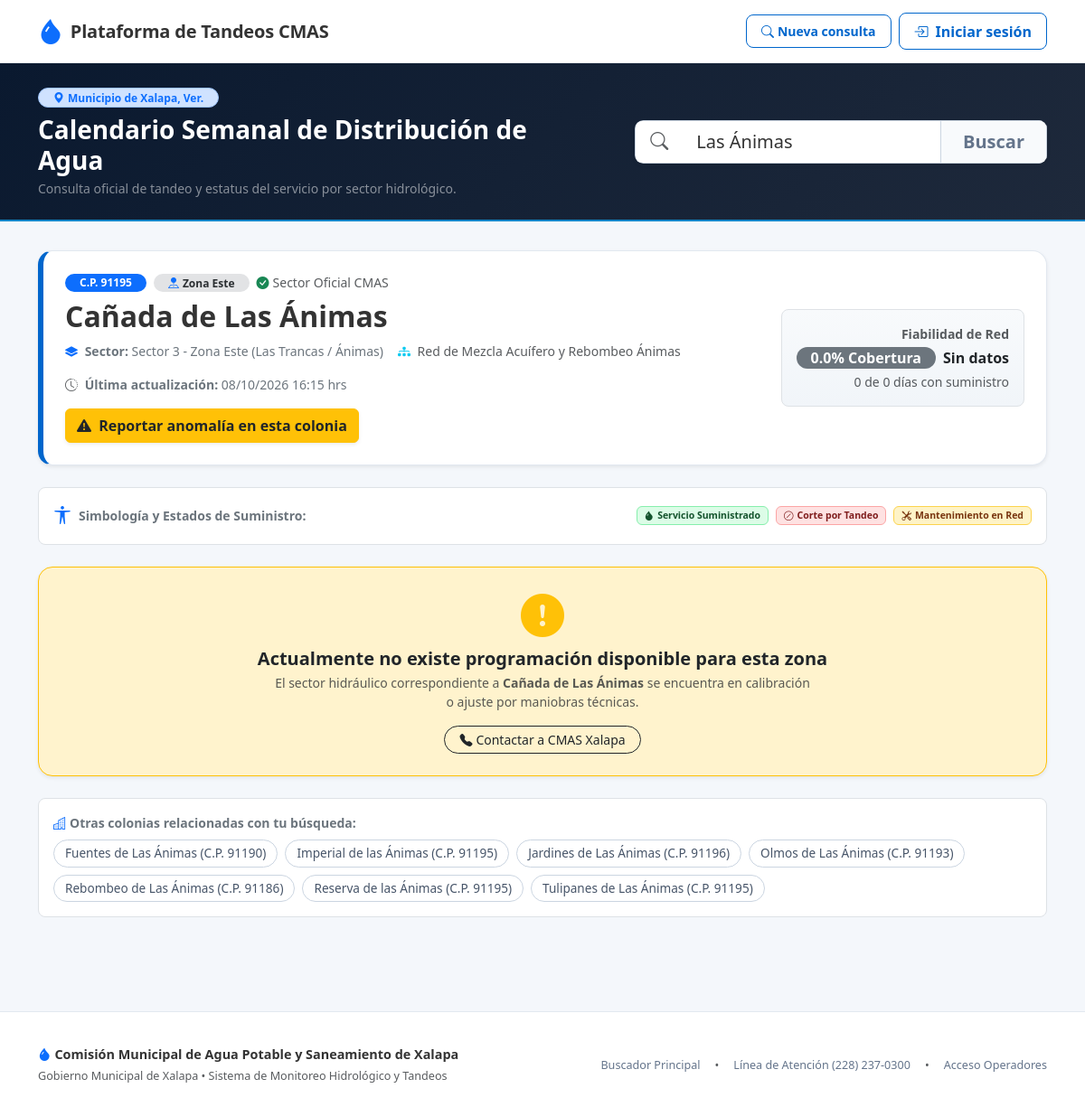
The app's page /consulta?q=Las+Ánimas with its own data.
### tables this page shows
CREATE TABLE colonias (
    id_colonia INTEGER PRIMARY KEY AUTOINCREMENT,
    nombre TEXT NOT NULL,
    codigo_postal TEXT NOT NULL,
    id_sector INTEGER,
    zona TEXT,
    FOREIGN KEY (id_sector) REFERENCES sectores(id_sector) ON UPDATE CASCADE ON DELETE RESTRICT
);

CREATE TABLE sectores (
    id_sector INTEGER PRIMARY KEY AUTOINCREMENT,
    nombre TEXT NOT NULL UNIQUE,
    descripcion TEXT
);

### app/routes/consulta_routes.py (the view, shortened to what this page needs)
@consulta_bp.route("/consulta", methods=["GET"])
def vista_calendario():
    termino = sanitizar_cadena(request.args.get("q", ""))
    sugerencias_default = [
        {"nombre": "Centro", "cp": "91000"},
        {"nombre": "Las Ánimas", "cp": "91190"},
        {"nombre": "Coapexpan", "cp": "91070"},
        {"nombre": "C.P. 91000", "cp": "91000"},
        {"nombre": "C.P. 91070", "cp": "91070"},
    ]
    if len(termino) > 100:
        termino = termino[:100]
    service = _get_service()
    resultado = service.consultar_por_termino(termino)
    return render_template(
        "public/calendario.html",
        resultado=resultado,
        q=termino,
        colonia=resultado.get("colonia"),
        sector=resultado.get("sector"),
        programacion=resultado.get("programacion", []),
        coincidencias=resultado.get("coincidencias", []),
        fiabilidad=resultado.get("fiabilidad"),
        ultima_actualizacion=resultado.get("ultima_actualizacion"),
        sugerencias=sugerencias_default,
    ), 200

### app/templates/public/calendario.html (shortened to what this page needs)
{% extends "base.html" %}
{% block navbar_extra %}
<a href="/" class="btn btn-sm btn-outline-cmas d-inline-flex align-items-center gap-1">
  <i class="bi bi-search" aria-hidden="true"></i>
  <span>Nueva consulta</span>
</a>
{% endblock %}
{% block content %}
<section class="cmas-search-hero-dark py-4 text-white">
  <div class="container">
    <div class="row align-items-center justify-content-between g-3">
      <div class="col-lg-6">
        <span class="badge bg-primary-subtle text-primary border border-primary-subtle rounded-pill px-3 py-1 small fw-semibold mb-2">
          <i class="bi bi-geo-alt-fill me-1"></i>Municipio de Xalapa, Ver.
        </span>
        <h1 class="h3 fw-bold mb-1 text-white">
          Calendario Semanal de Distribución de Agua
        </h1>
        <p class="text-white-50 small mb-0">
          Consulta oficial de tandeo y estatus del servicio por sector hidrológico.
        </p>
      </div>
      <div class="col-lg-5">
        <form action="{{ url_for('consulta.vista_calendario') }}" method="GET" class="search-form-consulta" role="search" id="formBuscarCalendario">
          <div class="input-group input-group-lg shadow-sm">
            <span class="input-group-text bg-white border-end-0 text-muted ps-3">
              <i class="bi bi-search" aria-hidden="true"></i>
            </span>
            <input
              type="search"
              name="q"
              id="inputBuscarCalendario"
              class="form-control border-start-0 border-end-0"
              placeholder="Colonia o Código Postal (5 dígitos)..."
              value="{{ q }}"
              required
              minlength="2"
              autocomplete="off"
              aria-label="Buscar colonia o código postal">
            <button class="btn btn-cmas-primary px-4 fw-semibold" type="submit" id="btnBuscarCalendario">
              Buscar
            </button>
          </div>
        </form>
      </div>
    </div>
  </div>
</section>
<div class="container py-4 my-2">
  {% if resultado and not resultado.encontrado %}
    <div class="cmas-empty-state-card mx-auto text-center p-4 p-md-5 my-3 shadow-sm">
      <div class="empty-icon-wrapper mb-3 text-warning">
        <i class="bi bi-exclamation-triangle-fill display-4" aria-hidden="true"></i>
      </div>
      <h2 class="h4 fw-bold text-cmas-dark mb-2">
        {% if not resultado.success %}
          Parámetro de búsqueda no válido
        {% else %}
          No encontramos esa colonia
        {% endif %}
      </h2>
      <p class="text-muted max-w-500 mx-auto mb-4">
        {{ resultado.mensaje }}
      </p>
      <div class="bg-light border rounded-3 p-3 text-start max-w-600 mx-auto mb-4">
        <div class="fw-bold text-dark mb-2 small d-flex align-items-center gap-1">
          <i class="bi bi-lightbulb-fill text-warning"></i>
          <span>Recomendaciones para una búsqueda exitosa:</span>
        </div>
        <ul class="mb-0 text-secondary small ps-3">
          <li>Si buscas por <strong>Código Postal</strong>, introduce los 5 dígitos exactos (ej. <strong>91000</strong>, <strong>91070</strong>, <strong>91190</strong>).</li>
          <li>Escribe únicamente el nombre de la colonia, sin prefijos como "Col.", "Fraccionamiento" o "Unidad Habitacional".</li>
          <li>Puedes hacer clic en alguna de las colonias más consultadas a continuación:</li>
        </ul>
      </div>
      <div class="d-flex flex-wrap justify-content-center gap-2 mb-4" aria-label="Colonias sugeridas">
        <span class="align-self-center small text-muted me-1">Sugerencias:</span>
        {% for sug in sugerencias %}
          <a href="{{ url_for('consulta.vista_calendario', q=sug.nombre) }}" class="btn btn-outline-secondary btn-sm rounded-pill px-3">
            <i class="bi bi-geo-alt me-1 text-primary" aria-hidden="true"></i>{{ sug.nombre }}
          </a>
        {% endfor %}
      </div>
      <div class="pt-2 border-top">
        <span class="small text-muted d-block mb-2">¿Tu colonia no aparece o experimentas desabasto fuera de rol?</span>
        <div class="d-flex flex-wrap justify-content-center gap-2">
          <a href="{{ url_for('reportes.form_reportar') }}" class="btn btn-danger-subtle text-danger-emphasis border border-danger-subtle px-3 py-2 rounded-pill fw-semibold small d-inline-flex align-items-center gap-2">
            <i class="bi bi-megaphone-fill" aria-hidden="true"></i>
            <span>Reportar anomalía</span>
          </a>
          <a href="tel:2282370300" class="btn btn-outline-secondary px-3 py-2 rounded-pill fw-semibold small d-inline-flex align-items-center gap-2">
            <i class="bi bi-telephone-fill" aria-hidden="true"></i>
            <span>Teléfono CMAS: (228) 237-0300</span>
          </a>
        </div>
      </div>
    </div>
  {% elif colonia %}
    <div class="cmas-info-card shadow-sm p-4 mb-4">
      <div class="row align-items-center g-3">
        <div class="col-lg-8">
          <div class="d-flex flex-wrap align-items-center gap-2 mb-2">
            <span class="badge bg-primary px-3 py-1 rounded-pill fw-bold">
              C.P. {{ colonia.codigo_postal }}
            </span>
            <span class="badge bg-secondary-subtle text-secondary-emphasis rounded-pill px-3 py-1">
              <i class="bi bi-pin-map-fill me-1 text-primary"></i>{{ colonia.zona or 'Zona Metropolitana' }}
            </span>
            <span class="text-muted small">
              <i class="bi bi-check-circle-fill text-success me-1"></i>Sector Oficial CMAS
            </span>
          </div>
          <h2 class="h2 fw-bold text-cmas-dark mb-1">
            <span>{{ colonia.nombre or colonia.nombre_colonia }}</span>
          </h2>
          <div class="text-secondary small d-flex flex-wrap align-items-center gap-3 mt-2">
            <div>
              <i class="bi bi-layers-fill text-primary me-1"></i>
              <strong>Sector:</strong> {{ sector.nombre or sector.nombre_sector if sector else 'Sector General' }}
            </div>
            {% if sector and (sector.descripcion or sector.red_hidraulica) %}
              <div class="text-muted">
                <i class="bi bi-diagram-3-fill text-info me-1"></i>
                <span>{{ sector.descripcion or sector.red_hidraulica }}</span>
              </div>
            {% endif %}
            <div>
              <i class="bi bi-clock-history text-muted me-1"></i>
              <span><strong>Última actualización:</strong> {{ ultima_actualizacion }}</span>
            </div>
          </div>
          <div class="mt-3">
            <a href="{{ url_for('reportes.form_reportar', colonia_id=colonia.id_colonia) }}" class="btn btn-warning fw-bold text-dark shadow-sm">
              <i class="bi bi-exclamation-triangle-fill me-1"></i> Reportar anomalía en esta colonia
            </a>
          </div>
        </div>
        <div class="col-lg-4 text-lg-end">
          {% if fiabilidad %}
            <div class="fiabilidad-box p-3 rounded-3 border bg-light text-start text-lg-end d-inline-block">
              <div class="small text-muted fw-semibold mb-1">Fiabilidad de Red</div>
              <div class="d-flex align-items-center justify-content-lg-end gap-2 mb-1">
                <span class="badge bg-{{ fiabilidad.badge_clase }} fs-6 px-3 py-1 rounded-pill">
                  {{ fiabilidad.porcentaje_cobertura }}% Cobertura
                </span>
                <span class="fw-bold text-dark">{{ fiabilidad.nivel_estabilidad }}</span>
              </div>
              <div class="text-muted small">
                {{ fiabilidad.dias_servicio }} de {{ fiabilidad.total_dias }} días con suministro
              </div>
            </div>
          {% endif %}
        </div>
      </div>
    </div>
    <div class="accessibility-legend-bar p-3 mb-4 rounded-3 border bg-white d-flex flex-wrap align-items-center justify-content-between gap-3 shadow-xs">
      <div class="d-flex align-items-center gap-2 small fw-semibold text-secondary">
        <i class="bi bi-universal-access fs-5 text-primary" aria-hidden="true"></i>
        <span>Simbología y Estados de Suministro:</span>
      </div>
      <div class="d-flex flex-wrap gap-2 small">
        <span class="badge badge-status-activo px-2 py-1">
          <i class="bi bi-droplet-fill me-1" aria-hidden="true"></i>Servicio Suministrado
        </span>
        <span class="badge badge-status-suspendido px-2 py-1">
          <i class="bi bi-slash-circle me-1" aria-hidden="true"></i>Corte por Tandeo
        </span>
        <span class="badge badge-status-mantenimiento px-2 py-1">
          <i class="bi bi-tools me-1" aria-hidden="true"></i>Mantenimiento en Red
        </span>
      </div>
    </div>
    {% if not programacion or programacion|length == 0 %}
      <div class="alert alert-warning border-warning p-4 rounded-4 shadow-sm text-center my-4" role="status">
        <i class="bi bi-exclamation-circle-fill text-warning display-5 mb-2" aria-hidden="true"></i>
        <h3 class="h5 fw-bold text-dark mt-2 mb-1">
          Actualmente no existe programación disponible para esta zona
        </h3>
        <p class="text-muted small max-w-600 mx-auto mb-3">
          El sector hidráulico correspondiente a <strong>{{ colonia.nombre or colonia.nombre_colonia }}</strong> se encuentra en calibración o ajuste por maniobras técnicas.
        </p>
        <a href="tel:2282370300" class="btn btn-outline-dark btn-sm rounded-pill px-3">
          <i class="bi bi-telephone-fill me-1"></i>Contactar a CMAS Xalapa
        </a>
      </div>
    {% endif %}
    {% if coincidencias and coincidencias|length > 1 %}
      <div class="cmas-coincidencias-box p-3 bg-white rounded-3 border mb-4 shadow-xs">
        <div class="small fw-bold text-secondary mb-2">
          <i class="bi bi-buildings me-1 text-primary"></i>Otras colonias relacionadas con tu búsqueda:
        </div>
        <div class="d-flex flex-wrap gap-2">
          {% for c in coincidencias %}
            {% if (c.id_colonia != colonia.id_colonia) %}
              <a href="{{ url_for('consulta.vista_calendario', q=c.nombre or c.nombre_colonia) }}" class="btn btn-suggestion-tag">
                {{ c.nombre or c.nombre_colonia }} (C.P. {{ c.codigo_postal }})
              </a>
            {% endif %}
          {% endfor %}
        </div>
      </div>
    {% endif %}
  {% endif %}
</div>
<footer class="cmas-footer mt-5" role="contentinfo">
  <div class="container">
    <div class="row align-items-center g-3">
      <div class="col-md-6 text-center text-md-start">
        <p class="mb-1 fw-semibold text-cmas-dark">
          <i class="bi bi-droplet-fill text-primary me-1"></i>Comisión Municipal de Agua Potable y Saneamiento de Xalapa
        </p>
        <p class="mb-0 text-muted small">
          Gobierno Municipal de Xalapa • Sistema de Monitoreo Hidrológico y Tandeos
        </p>
      </div>
      <div class="col-md-6 text-center text-md-end">
        <div class="d-inline-flex gap-3 small">
          <a href="/" class="footer-link">Buscador Principal</a>
          <span class="text-muted">•</span>
          <a href="tel:2282370300" class="footer-link">Línea de Atención (228) 237-0300</a>
          <span class="text-muted">•</span>
          <a href="{{ url_for('auth.login_form') }}" class="footer-link">Acceso Operadores</a>
        </div>
      </div>
    </div>
  </div>
</footer>
{% endblock %}

### records on screen
colonias: codigo_postal "91195", zona "Zona Este", nombre "Cañada de Las Ánimas"
sectores: nombre "Sector 3 - Zona Este (Las Trancas / Ánimas)", descripcion "Red de Mezcla Acuífero y Rebombeo Ánimas"
colonias: nombre "Fuentes de Las Ánimas", codigo_postal "91190"
colonias: nombre "Imperial de las Ánimas", codigo_postal "91195"
colonias: nombre "Jardines de Las Ánimas", codigo_postal "91196"
colonias: nombre "Olmos de Las Ánimas", codigo_postal "91193"
colonias: nombre "Rebombeo de Las Ánimas", codigo_postal "91186"
colonias: nombre "Reserva de las Ánimas", codigo_postal "91195"
colonias: nombre "Tulipanes de Las Ánimas", codigo_postal "91195"

### other values on screen
{{ ultima_actualizacion }} "08/10/2026 16:15 hrs"
{{ fiabilidad.porcentaje_cobertura }} "0.0"
{{ fiabilidad.nivel_estabilidad }} "Sin datos"
{{ fiabilidad.dias_servicio }} "0"
{{ fiabilidad.total_dias }} "0"
